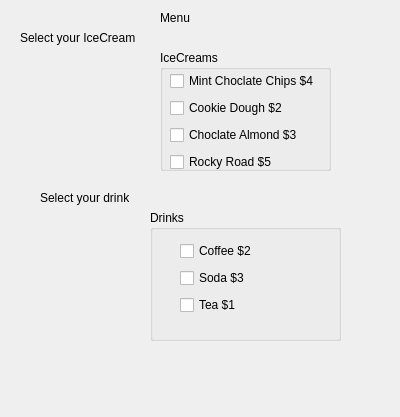
<?xml version="1.0" encoding="UTF-8"?>
<ui version="4.0">
 <class>Dialog</class>
 <widget class="QDialog" name="Dialog">
  <property name="geometry">
   <rect>
    <x>0</x>
    <y>0</y>
    <width>400</width>
    <height>417</height>
   </rect>
  </property>
  <property name="windowTitle">
   <string>Dialog</string>
  </property>
  <widget class="QGroupBox" name="groupBoxIceCreams">
   <property name="geometry">
    <rect>
     <x>160</x>
     <y>50</y>
     <width>171</width>
     <height>121</height>
    </rect>
   </property>
   <property name="title">
    <string>IceCreams</string>
   </property>
   <widget class="QWidget" name="">
    <property name="geometry">
     <rect>
      <x>10</x>
      <y>20</y>
      <width>159</width>
      <height>103</height>
     </rect>
    </property>
    <layout class="QVBoxLayout" name="verticalLayout">
     <item>
      <widget class="QCheckBox" name="checkBoxChoclateChips">
       <property name="text">
        <string>Mint Choclate Chips $4</string>
       </property>
      </widget>
     </item>
     <item>
      <widget class="QCheckBox" name="checkBoxCookieDough">
       <property name="text">
        <string>Cookie Dough $2</string>
       </property>
      </widget>
     </item>
     <item>
      <widget class="QCheckBox" name="checkBoxChoclateAlmond">
       <property name="text">
        <string>Choclate Almond $3</string>
       </property>
      </widget>
     </item>
     <item>
      <widget class="QCheckBox" name="checkBoxRockyRoad">
       <property name="text">
        <string>Rocky Road $5</string>
       </property>
      </widget>
     </item>
    </layout>
   </widget>
  </widget>
  <widget class="QGroupBox" name="groupBoxDrinks">
   <property name="geometry">
    <rect>
     <x>150</x>
     <y>210</y>
     <width>191</width>
     <height>131</height>
    </rect>
   </property>
   <property name="title">
    <string>Drinks</string>
   </property>
   <widget class="QWidget" name="">
    <property name="geometry">
     <rect>
      <x>30</x>
      <y>30</y>
      <width>84</width>
      <height>76</height>
     </rect>
    </property>
    <layout class="QVBoxLayout" name="verticalLayout_2">
     <item>
      <widget class="QCheckBox" name="checkBoxCoffee">
       <property name="text">
        <string>Coffee $2</string>
       </property>
      </widget>
     </item>
     <item>
      <widget class="QCheckBox" name="checkBoxSoda">
       <property name="text">
        <string>Soda $3</string>
       </property>
      </widget>
     </item>
     <item>
      <widget class="QCheckBox" name="checkBoxTea">
       <property name="text">
        <string>Tea $1</string>
       </property>
      </widget>
     </item>
    </layout>
   </widget>
  </widget>
  <widget class="QLabel" name="label">
   <property name="geometry">
    <rect>
     <x>160</x>
     <y>10</y>
     <width>55</width>
     <height>16</height>
    </rect>
   </property>
   <property name="text">
    <string>Menu</string>
   </property>
  </widget>
  <widget class="QLabel" name="label_2">
   <property name="geometry">
    <rect>
     <x>20</x>
     <y>30</y>
     <width>151</width>
     <height>16</height>
    </rect>
   </property>
   <property name="text">
    <string>Select your IceCream</string>
   </property>
  </widget>
  <widget class="QLabel" name="label_3">
   <property name="geometry">
    <rect>
     <x>40</x>
     <y>190</y>
     <width>121</width>
     <height>16</height>
    </rect>
   </property>
   <property name="text">
    <string>Select your drink</string>
   </property>
  </widget>
  <widget class="QLabel" name="labelAmount">
   <property name="geometry">
    <rect>
     <x>80</x>
     <y>350</y>
     <width>241</width>
     <height>41</height>
    </rect>
   </property>
   <property name="text">
    <string/>
   </property>
  </widget>
 </widget>
 <resources/>
 <connections/>
</ui>
